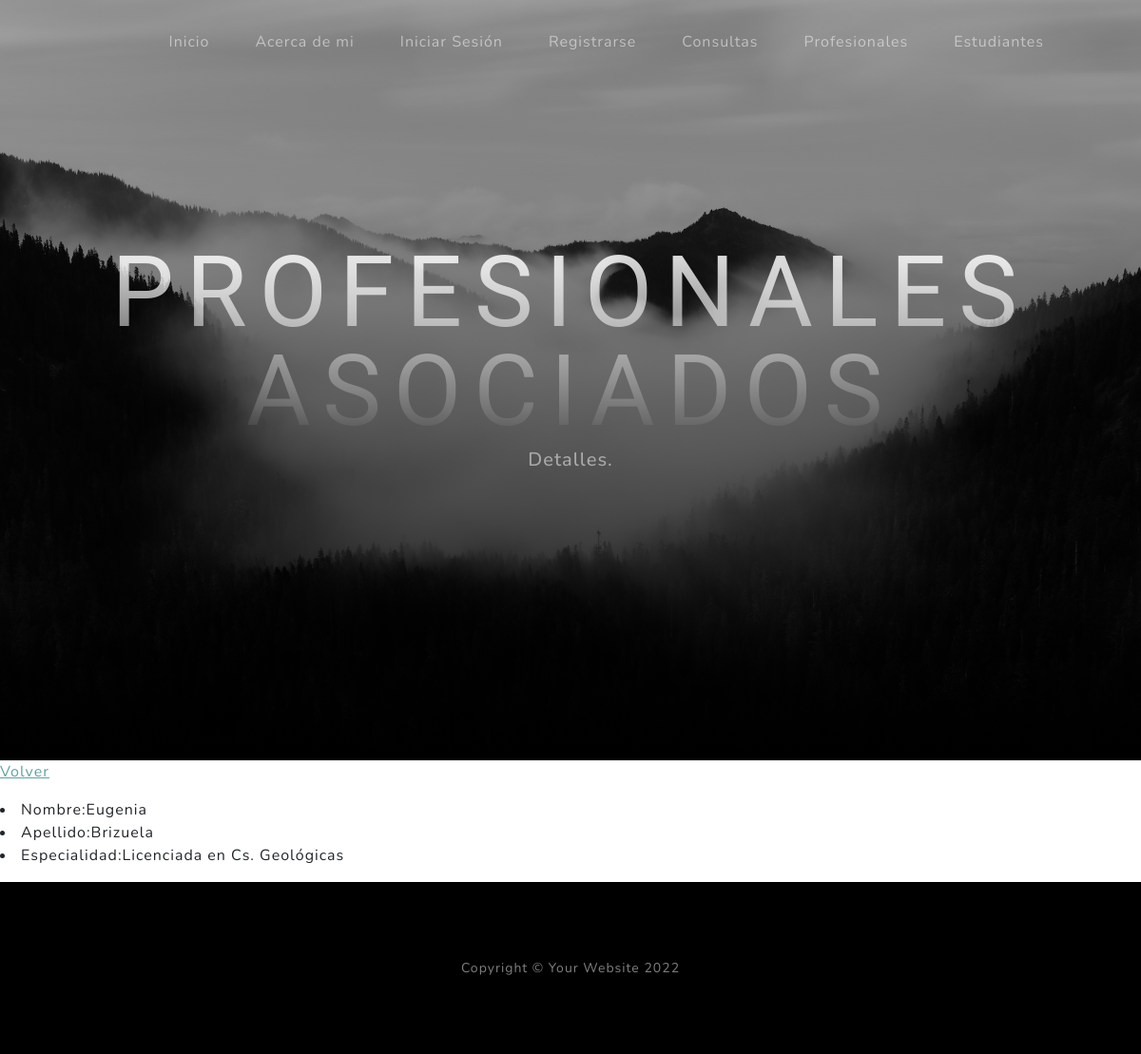
The app's page /clases/profesional/5/ with its own data.
### clases/models.py (models this page shows, shortened)
class Profesional (models.Model):
    nombre = models.CharField(max_length=20)
    apellido = models.CharField(max_length=30)
    especialidad = models.CharField (max_length=50)

### clases/views.py (the view)
# urls.py: path('profesional/<int:pk>/', views.ProfesionalDetalle.as_view(), name = 'profesional_detalle'),
class ProfesionalDetalle (DetailView):
    model = Profesional
    template_name = 'clases/profesional_detalle.html'

### clases/templates/clases/profesional_detalle.html
{% extends 'index/index.html' %}
{% block 'header_text_block' %}
    <h1 class="mx-auto my-0 text-uppercase">Profesionales asociados</h1>
    <h2 class="text-white-50 mx-auto mt-2 mb-5">Detalles.</h2>
{% endblock 'header_text_block' %}
{% block 'body_block' %}
  <p>
    <a href={% url 'profesional_lista' %}>Volver<a/>
  </p>
  <p>
      <li>Nombre:{{object.nombre}}</li>
      <li>Apellido:{{object.apellido}}</li>
      <li>Especialidad:{{object.especialidad}}</li>
  </p>
{% endblock 'body_block' %}

### records on screen
Profesional: nombre "Eugenia", apellido "Brizuela", especialidad "Licenciada en Cs. Geológicas"
